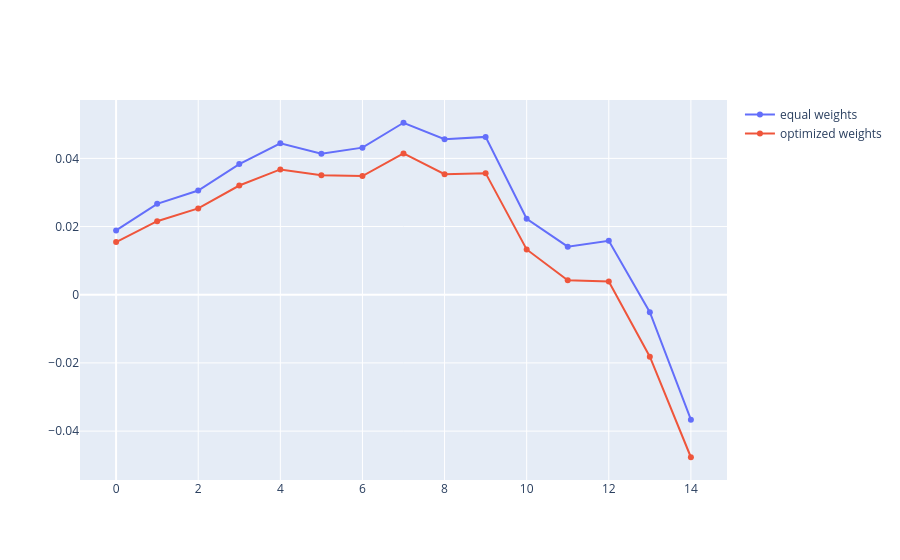

The code cell stored with this chart in its notebook:
### Code cell
start_train = "2019-10-01"
end_train = "2020-02-01"
end_valid = "2020-03-01"

chosen_weights, results_optimized, results_eqw, cut_weights, stress, turnover_values = stress_test(
    dfs_new, start_train, end_train, end_valid
)

var_alpha, cvar, sharpe, sortino, cumulative_returns_opt, mean_return, md = results_optimized

print('OPTIMIZED WEIGHTS RESULTS')
print('chosen weights:', chosen_weights)
print('var:', var_alpha)
print('cvar:', cvar)
print('sharpe:', sharpe)
print('sortino:', sortino)
print('mean return:', mean_return)
print('maximum drawdown:', md)
print('capped weights:', cut_weights)
print()

var_alpha, cvar, sharpe, sortino, cumulative_returns_eqw, mean_return, md = results_eqw

print('EQUAL WEIGHTS RESULTS')
print('var:', var_alpha)
print('cvar:', cvar)
print('sharpe:', sharpe)
print('sortino:', sortino)
print('mean return:', mean_return)
print('maximum drawdown:', md)
print()

print('turnover values:', turnover_values)
print('stress:', stress)

fig = go.Figure()
fig.add_trace(go.Scatter(x=list(range(len(cumulative_returns_eqw))), y=cumulative_returns_eqw, name="equal weights"))
fig.add_trace(go.Scatter(x=list(range(len(cumulative_returns_opt))), y=cumulative_returns_opt, name="optimized weights"))
fig.show()

### Figure 1 — Plotly figure (JSON) as saved in the notebook; plotly's stock layout.template omitted (floating-point values rounded to 4 significant figures)
{"data": [{"name": "equal weights", "type": "scatter", "x": [0, 1, 2, 3, 4, 5, 6, 7, 8, 9, 10, 11, 12, 13, 14], "y": [0.01887, 0.02666, 0.03058, 0.03833, 0.04443, 0.04134, 0.04315, 0.05045, 0.04561, 0.04631, 0.0223, 0.0141, 0.01582, -0.005115, -0.03664]}, {"name": "optimized weights", "type": "scatter", "x": [0, 1, 2, 3, 4, 5, 6, 7, 8, 9, 10, 11, 12, 13, 14], "y": [0.01544, 0.02157, 0.02533, 0.03204, 0.03677, 0.03505, 0.03481, 0.04145, 0.03538, 0.03567, 0.01329, 0.004234, 0.003859, -0.01816, -0.04767]}], "layout": {}}
